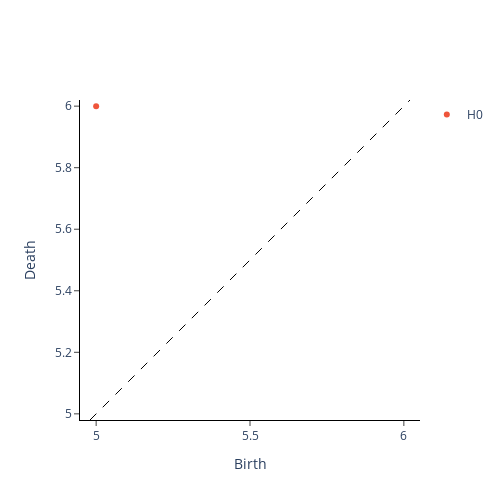

Notebook code cell kept with this figure:
### Code cell
import gtda.homology

gtda.homology.CubicalPersistence(
    homology_dimensions = list(range(0, 5)),
).fit_transform_plot(X)

### Figure 1 — Plotly figure (JSON) as saved in the notebook; plotly's stock layout.template omitted (floating-point values rounded to 4 significant figures)
{"data": [{"hoverinfo": "none", "line": {"color": "black", "dash": "dash", "width": 1}, "mode": "lines", "showlegend": false, "type": "scatter", "x": [4.98, 6.02], "y": [4.98, 6.02]}, {"hoverinfo": "text", "hovertext": ["(5.0, 6.0)"], "mode": "markers", "name": "H0", "type": "scatter", "x": [5], "y": [6]}, {"hoverinfo": "text", "hovertext": [], "mode": "markers", "name": "H1", "type": "scatter", "x": [], "y": []}, {"hoverinfo": "text", "hovertext": [], "mode": "markers", "name": "H2", "type": "scatter", "x": [], "y": []}, {"hoverinfo": "text", "hovertext": [], "mode": "markers", "name": "H3", "type": "scatter", "x": [], "y": []}, {"hoverinfo": "text", "hovertext": [], "mode": "markers", "name": "H4", "type": "scatter", "x": [], "y": []}], "layout": {"height": 500, "plot_bgcolor": "white", "width": 500, "xaxis": {"autorange": false, "exponentformat": "e", "linecolor": "black", "linewidth": 1, "mirror": false, "range": [4.98, 6.02], "showexponent": "all", "showline": true, "side": "bottom", "ticks": "outside", "title": {"text": "Birth"}, "type": "linear", "zeroline": true}, "yaxis": {"autorange": false, "exponentformat": "e", "linecolor": "black", "linewidth": 1, "mirror": false, "range": [4.98, 6.02], "scaleanchor": "x", "scaleratio": 1, "showexponent": "all", "showline": true, "side": "left", "ticks": "outside", "title": {"text": "Death"}, "type": "linear", "zeroline": true}}}
